Frame 1 (no input): blank canvas, image omitted
Frame 60 (no input): blank canvas, image omitted
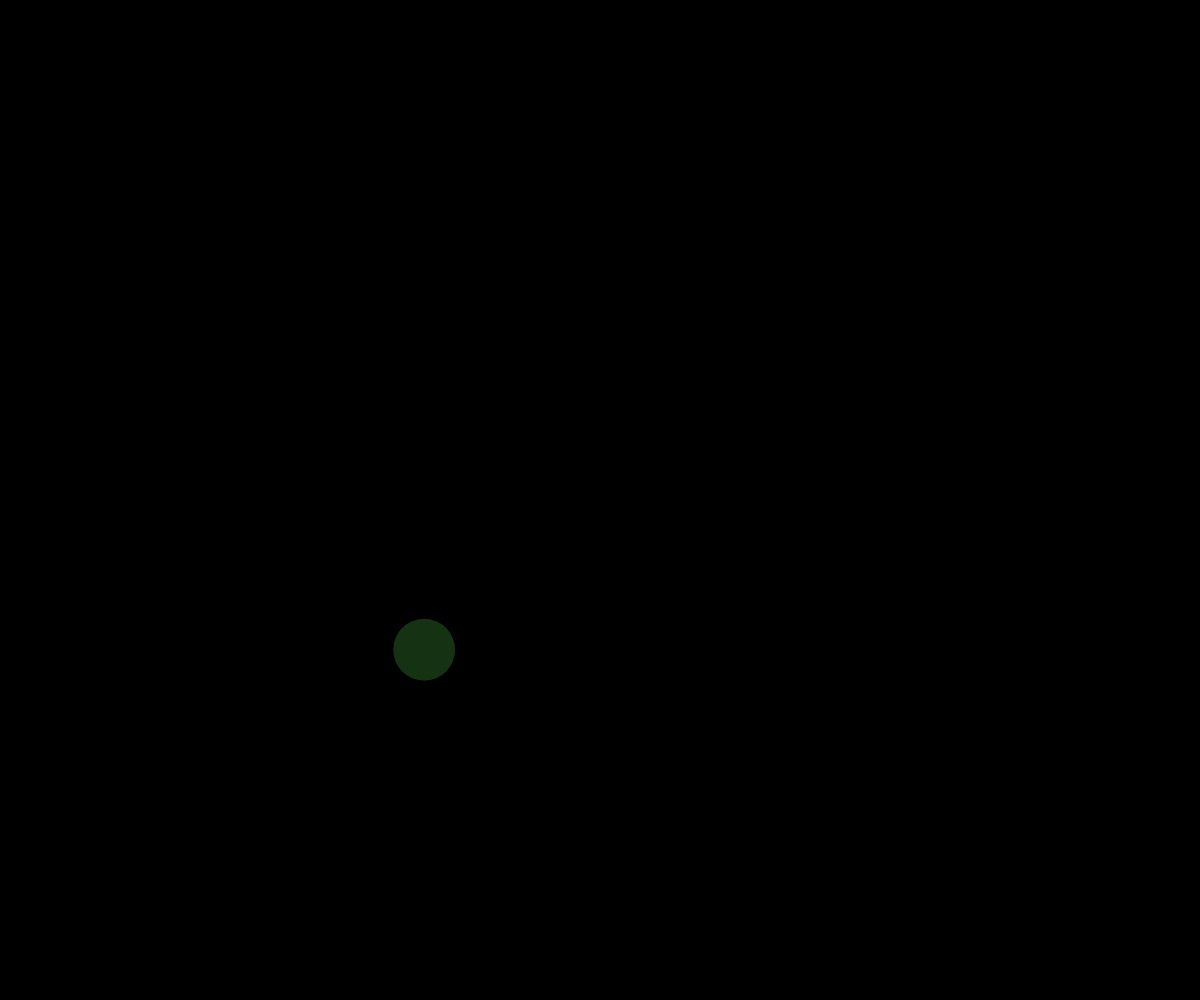
Frame 120 (the mouse pressed at the canvas centre since frame 60)

The p5.js sketch whose frames 1 and 60 were blank and that drew this single picture after the mouse press (run headless with seeded random() and noise() and a simulated clock; from frame 60 on, the mouse is pressed at the canvas centre):

// p5.js sketch
// ── sketch.js
//OOP Ball Bounce

let ballArray = [];

function setup() {
  createCanvas(windowWidth, windowHeight);
}

function draw() {
  background(0);
  for (let i=0; i<ballArray.length; i++) {
    for (let j=0; j<ballArray.length; j++) {
      if (i !== j) {
        ballArray[i].checkIfCollidingWith(ballArray[j]);
      }
    }
    ballArray[i].move();
    ballArray[i].display();
  }
}

function mousePressed() {
  let theBall = new Ball(mouseX, mouseY, random(10, 40));
  ballArray.push(theBall);
}

class Ball {
  constructor(x, y, radius) {
    this.x = x;
    this.y = y;
    this.radius = radius;
    this.dx = random(-5, 5);
    this.dy = random(-5, 5);
    this.someColor = color(random(255), random(255), random(255), random(255));
  }

  display() {
    fill(this.someColor);
    ellipse(this.x, this.y, this.radius*2, this.radius*2);
  }

  move() {
    this.x += this.dx;
    this.y += this.dy;

    //  bounce on walls
    if (this.x - this.radius < 0 || this.x + this.radius > width) {
      this.dx*= -1;
    }
    if (this.y - this.radius < 0 || this.y + this.radius > height) {
      this.dy*= -1;
    }

  }

  checkIfCollidingWith(otherBall) {
    let sumOfRadii = this.radius +otherBall.radius;
    let distanceBetweenCenters = dist(this.x, this.y, otherBall.x, otherBall.y);
    if(sumOfRadii > distanceBetweenCenters) {
      // this.someColor = "red";
      // otherBall.someColor = "red";
      let tempdx = this.dx;
      let tempdy = this.dy;
      this.dx = otherBall.dx;
      this.dy = otherBall.dy;
      otherBall.dx = tempdx;
      otherBall.dy = tempdy;
    }
  }
}
